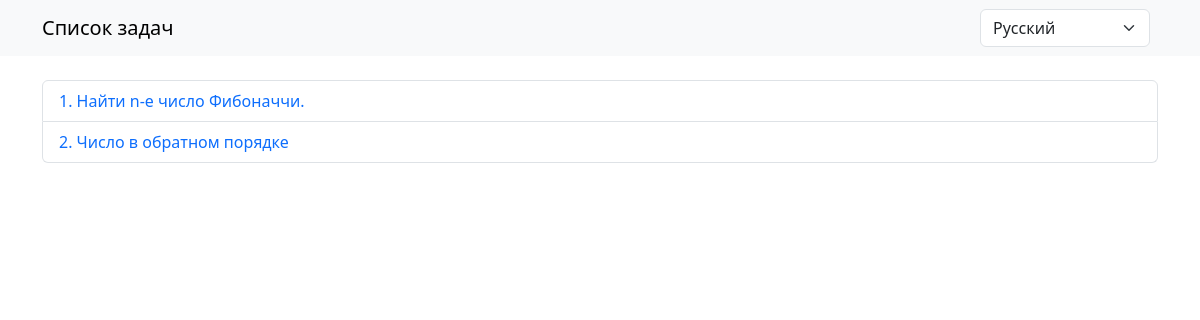
Before: /index/ with the older database file.
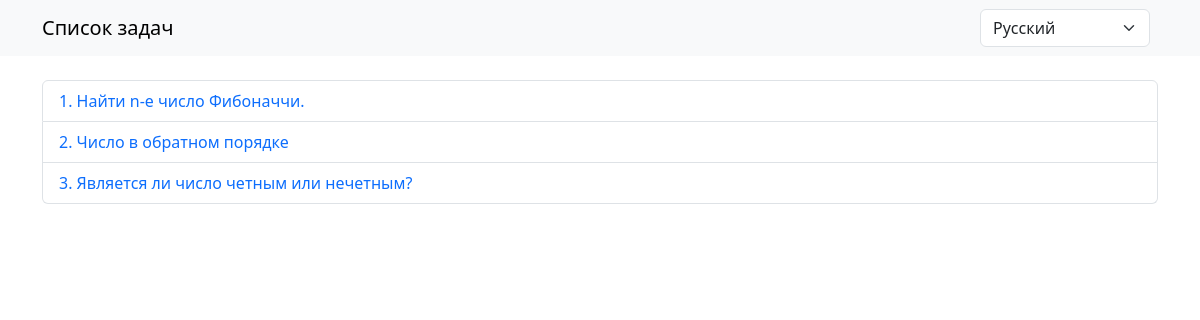
After: the same page with the newer database file.
### main/models.py (models this page shows, shortened)
class Tasks(models.Model):
    language = models.ForeignKey(Language, on_delete=models.CASCADE, blank=True, null=True)
    title = models.CharField(max_length=200)
    question = RichTextField(blank=True)
    desk = RichTextField(blank=True)
    solution = RichTextField(blank=True)
    index_id = models.IntegerField(default=0)
    status = models.IntegerField(default=0)

### main/views.py (the view)
# urls.py: path('index/', indexHandler, name='index'),
def indexHandler(request):
    language = Language.objects.filter(status=0)
    selected_lang_id = request.GET.get('lang', '1')  # Agar hech narsa kelmasa, rus tili ('1')
    lang_obj = Language.objects.filter(id=int(selected_lang_id)).first()
    selected_lang_code = lang_obj.code if lang_obj else 'ru'  # Agar til topilmasa, 'ru' bo‘ladi
    tasks = Tasks.objects.filter(language=lang_obj, status=0) if lang_obj else Tasks.objects.filter(status=0)
    return render(request, 'index.html', {
        'language': language,
        'tasks': tasks,
        'selected_lang_id': selected_lang_id,  # ID shaklida til
        'selected_lang_code': selected_lang_code,  # Matn shaklida til ('ru' yoki 'kk')
        'translations': TRANSLATIONS[selected_lang_code]  # Statik matnlar
    })

### templates/index.html (shortened to what this page needs)
<!DOCTYPE html>
<html lang="en">
<head>
    <link href="https://cdn.jsdelivr.net/npm/bootstrap@5.3.3/dist/css/bootstrap.min.css" rel="stylesheet">
</head>
<body>
<nav class="navbar navbar-expand-lg navbar-light bg-light">
    <div class="container">
        <a class="navbar-brand" href="#">Список задач</a>
        <form method="get" class="d-flex">
            <select name="lang" class="form-select me-2" onchange="this.form.submit()">
                {% for lang in language %}
                <option value="{{ lang.id }}" {% if lang.id|stringformat:"s" == selected_lang_id %}selected{% endif %}>{{ lang.title }}</option>
                {% endfor %}
            </select>
        </form>
    </div>
</nav>
<div class="container mt-4">
    <ul class="list-group">
        {% for task in tasks %}
        <li class="list-group-item">
            <a href="{% url 'index1' task.id %}?lang={{ selected_lang_id }}" class="text-decoration-none">{{ forloop.counter }}. {{ task.title }}</a>
        </li>
        {% empty %}
        <li class="list-group-item text-muted">{{ translations.no_tasks }}</li>
        {% endfor %}
    </ul>
</div>
</body>
</html>

Changed rows visible on the page:
added Tasks: title "Является ли число четным или нечетным?"
